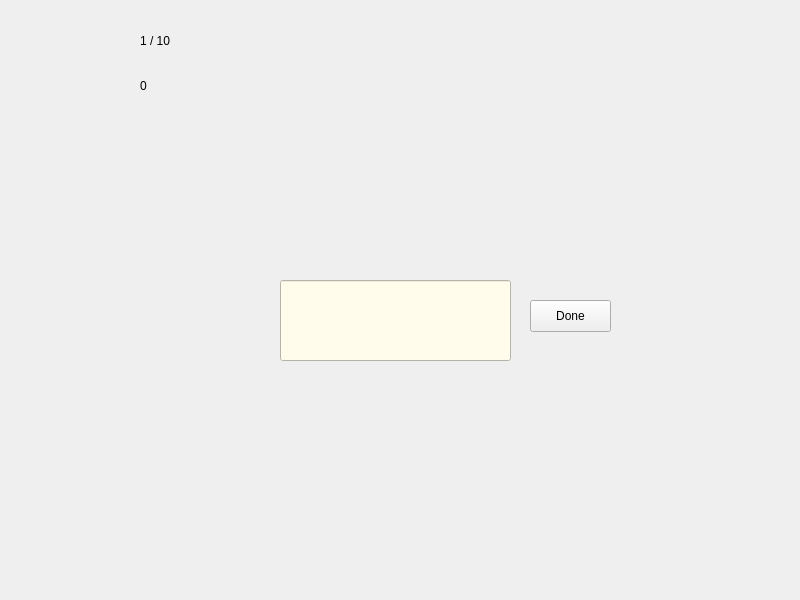
<?xml version="1.0" encoding="UTF-8"?>
<ui version="4.0">
 <class>MultiplyDivide_game</class>
 <widget class="QMainWindow" name="MultiplyDivide_game">
  <property name="geometry">
   <rect>
    <x>0</x>
    <y>0</y>
    <width>800</width>
    <height>600</height>
   </rect>
  </property>
  <property name="windowTitle">
   <string>MainWindow</string>
  </property>
  <widget class="QWidget" name="centralwidget">
   <widget class="QLabel" name="scoreUpdate">
    <property name="geometry">
     <rect>
      <x>140</x>
      <y>70</y>
      <width>61</width>
      <height>31</height>
     </rect>
    </property>
    <property name="styleSheet">
     <string notr="true">font: 20pt &quot;BM Jua&quot;;</string>
    </property>
    <property name="text">
     <string>0</string>
    </property>
   </widget>
   <widget class="QLabel" name="divisor">
    <property name="geometry">
     <rect>
      <x>280</x>
      <y>200</y>
      <width>231</width>
      <height>71</height>
     </rect>
    </property>
    <property name="styleSheet">
     <string notr="true">color: black;
font: 48pt &quot;BM Jua&quot;;
</string>
    </property>
    <property name="text">
     <string/>
    </property>
    <property name="alignment">
     <set>Qt::AlignRight|Qt::AlignTrailing|Qt::AlignVCenter</set>
    </property>
   </widget>
   <widget class="QPushButton" name="doneButton">
    <property name="geometry">
     <rect>
      <x>530</x>
      <y>300</y>
      <width>81</width>
      <height>32</height>
     </rect>
    </property>
    <property name="text">
     <string>Done</string>
    </property>
   </widget>
   <widget class="QLabel" name="questionUpdate">
    <property name="geometry">
     <rect>
      <x>140</x>
      <y>20</y>
      <width>61</width>
      <height>41</height>
     </rect>
    </property>
    <property name="styleSheet">
     <string notr="true">font: 20pt &quot;BM Jua&quot;;</string>
    </property>
    <property name="text">
     <string>1 / 10</string>
    </property>
   </widget>
   <widget class="QLabel" name="label">
    <property name="geometry">
     <rect>
      <x>0</x>
      <y>0</y>
      <width>801</width>
      <height>601</height>
     </rect>
    </property>
    <property name="text">
     <string/>
    </property>
    <property name="pixmap">
     <pixmap>:/image for c++ project/Background/quickMathBackground.png</pixmap>
    </property>
    <property name="scaledContents">
     <bool>true</bool>
    </property>
   </widget>
   <widget class="QLabel" name="operandSymbol">
    <property name="geometry">
     <rect>
      <x>520</x>
      <y>180</y>
      <width>41</width>
      <height>51</height>
     </rect>
    </property>
    <property name="styleSheet">
     <string notr="true">color: black;
font: 65pt &quot;Baloo 2&quot;;</string>
    </property>
    <property name="text">
     <string/>
    </property>
   </widget>
   <widget class="QLabel" name="augend">
    <property name="geometry">
     <rect>
      <x>280</x>
      <y>130</y>
      <width>231</width>
      <height>71</height>
     </rect>
    </property>
    <property name="styleSheet">
     <string notr="true">color: black;
font: 48pt &quot;BM Jua&quot;;
</string>
    </property>
    <property name="text">
     <string/>
    </property>
    <property name="alignment">
     <set>Qt::AlignRight|Qt::AlignTrailing|Qt::AlignVCenter</set>
    </property>
   </widget>
   <widget class="QLineEdit" name="userInput">
    <property name="geometry">
     <rect>
      <x>280</x>
      <y>280</y>
      <width>231</width>
      <height>81</height>
     </rect>
    </property>
    <property name="styleSheet">
     <string notr="true">color: black;
background-color: rgb(255, 252, 236);
font: 48pt &quot;BM Jua&quot;;
</string>
    </property>
    <property name="text">
     <string/>
    </property>
    <property name="alignment">
     <set>Qt::AlignRight|Qt::AlignTrailing|Qt::AlignVCenter</set>
    </property>
   </widget>
   <widget class="QPushButton" name="exitButton">
    <property name="geometry">
     <rect>
      <x>730</x>
      <y>10</y>
      <width>51</width>
      <height>51</height>
     </rect>
    </property>
    <property name="styleSheet">
     <string notr="true">border: none;
border-width: none;</string>
    </property>
    <property name="text">
     <string/>
    </property>
    <property name="icon">
     <iconset>
      <normaloff>:/image for c++ project/Button/exit.png</normaloff>:/image for c++ project/Button/exit.png</iconset>
    </property>
    <property name="iconSize">
     <size>
      <width>50</width>
      <height>50</height>
     </size>
    </property>
   </widget>
   <zorder>label</zorder>
   <zorder>scoreUpdate</zorder>
   <zorder>divisor</zorder>
   <zorder>doneButton</zorder>
   <zorder>questionUpdate</zorder>
   <zorder>operandSymbol</zorder>
   <zorder>augend</zorder>
   <zorder>userInput</zorder>
   <zorder>exitButton</zorder>
  </widget>
 </widget>
 <resources/>
 <connections/>
</ui>
